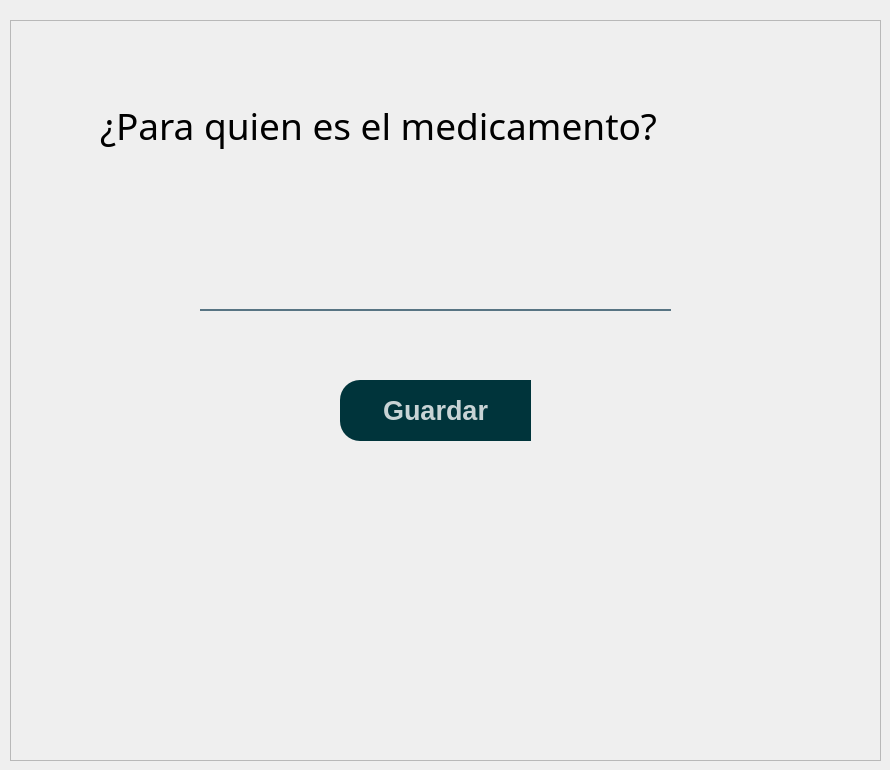
               <widget class="QWidget" name="pageNombre">
                <widget class="QFrame" name="frame_12">
                 <property name="geometry">
                  <rect>
                   <x>10</x>
                   <y>20</y>
                   <width>871</width>
                   <height>741</height>
                  </rect>
                 </property>
                 <property name="styleSheet">
                  <string notr="true">QPushButton{
	background-color:rgba(0, 52, 59, 1);
	color:rgba(255,255,255,200);
	border-top-left-radius: 20px;
	border-bottom-left-radius: 20px
}
QPushButton:pressed{
	padding-left:5px;
	padding-top:5px;
	background-color:rgba(0, 119, 123, 1);
	background-position:calc(100% - 10px)center;
	border-top-left-radius: 20px;
	border-bottom-left-radius: 20px
}
QPushButton:hover{
	background-color:rgba(0, 174, 173, 1);
	border-top-left-radius: 20px;
	border-bottom-left-radius: 20px
}
</string>
                 </property>
                 <property name="frameShape">
                  <enum>QFrame::StyledPanel</enum>
                 </property>
                 <property name="frameShadow">
                  <enum>QFrame::Raised</enum>
                 </property>
                 <widget class="QLabel" name="label_20">
                  <property name="enabled">
                   <bool>true</bool>
                  </property>
                  <property name="geometry">
                   <rect>
                    <x>90</x>
                    <y>80</y>
                    <width>661</width>
                    <height>52</height>
                   </rect>
                  </property>
                  <property name="minimumSize">
                   <size>
                    <width>301</width>
                    <height>0</height>
                   </size>
                  </property>
                  <property name="font">
                   <font>
                    <family>Arial Black</family>
                    <pointsize>12</pointsize>
                    <weight>10</weight>
                    <italic>false</italic>
                    <bold>false</bold>
                   </font>
                  </property>
                  <property name="text">
                   <string>&lt;html&gt;&lt;head/&gt;&lt;body&gt;&lt;p&gt;&lt;span style=&quot; font-size:28pt;&quot;&gt;¿Para quien es el medicamento?&lt;/span&gt;&lt;/p&gt;&lt;/body&gt;&lt;/html&gt;</string>
                  </property>
                 </widget>
                 <widget class="QLineEdit" name="lineEditNombre">
                  <property name="geometry">
                   <rect>
                    <x>190</x>
                    <y>250</y>
                    <width>471</width>
                    <height>41</height>
                   </rect>
                  </property>
                  <property name="font">
                   <font>
                    <pointsize>28</pointsize>
                   </font>
                  </property>
                  <property name="styleSheet">
                   <string notr="true">background-color:rgba(0,0,0,0);
border:2px solid rgba(0,0,0,0);
border-bottom-color:rgba(46,82,101,200);
color:rgb(0,0,0);
padding-bottom: 5px;</string>
                  </property>
                 </widget>
                 <widget class="QPushButton" name="pushButtonGuardar_2">
                  <property name="geometry">
                   <rect>
                    <x>330</x>
                    <y>360</y>
                    <width>191</width>
                    <height>61</height>
                   </rect>
                  </property>
                  <property name="font">
                   <font>
                    <pointsize>20</pointsize>
                    <weight>75</weight>
                    <bold>true</bold>
                   </font>
                  </property>
                  <property name="text">
                   <string>Guardar</string>
                  </property>
                 </widget>
                </widget>
               </widget>
